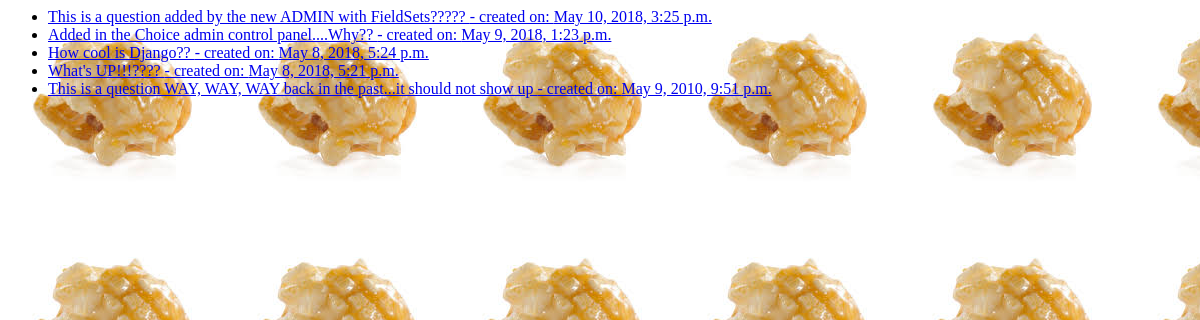
Screenshot of /polls/ with the database file from the repository.
### polls/models.py (models this page shows, shortened)
class Question(models.Model):
    question_text = models.CharField(max_length=200)
    pub_date = models.DateTimeField('date published')
    def was_published_recently(self):
        now = timezone.now()
        return now - datetime.timedelta(days=5) <= self.pub_date <= now
    was_published_recently.admin_order_field = 'pub_date'
    was_published_recently.boolean = True
    was_published_recently.short_description = 'Published <= 5 Days ago?'

### polls/views.py (the view)
# urls.py: path('', views.IndexView.as_view(), name='index'),
class IndexView(generic.ListView):
    template_name = 'polls/index.html'
    context_object_name = 'latest_question_list'
    def get_queryset(self):
        return Question.objects.filter(
            pub_date__lte=timezone.now()
        ).order_by('-pub_date')[:5]

### polls/templates/polls/index.html
{% load static %}
<link rel="stylesheet" type="text/css" href="{% static 'polls/App.css' %}" />
<link rel="stylesheet" type="text/css" href="{% static 'polls/NavBar.css' %}" />
{% if latest_question_list %}
<ul>
    {% for question in latest_question_list %}
    <li>
        <a href="{% url 'polls:detail' question.id %}">
            {{ question.question_text }} - created on: {{ question.pub_date }}</a>
    </li>
    {% endfor %}
</ul>
{% else %}
<p>No polls are available.</p>
{% endif %}

### polls/static/polls/NavBar.css (style rules this page uses)
li { text-align: left; }

### rows the page displays
Question: question_text "This is a question added by the new ADMIN with FieldSets?????", pub_date "May 10, 2018, 3:25 p.m."
Question: question_text "Added in the Choice admin control panel....Why??", pub_date "May 9, 2018, 1:23 p.m."
Question: question_text "How cool is Django??", pub_date "May 8, 2018, 5:24 p.m."
Question: question_text "What's UP!!!????", pub_date "May 8, 2018, 5:21 p.m."
Question: question_text "This is a question WAY, WAY, WAY back in the past...it should not show up", pub_date "May 9, 2010, 9:51 p.m."
